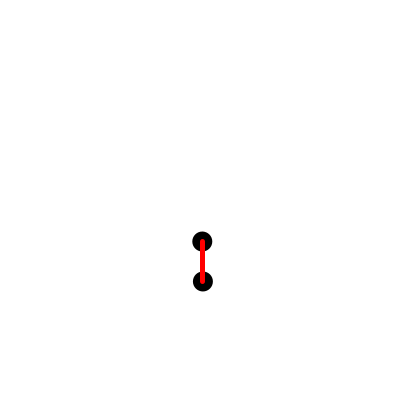
Frame 1 (no input)
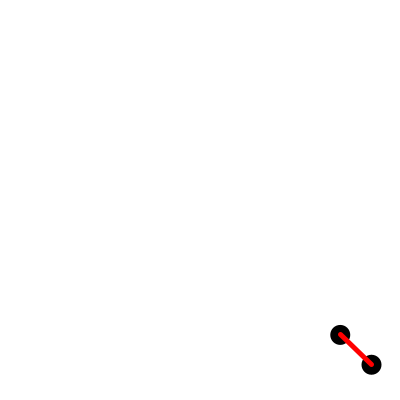
Frame 60 (the mouse pressed at the canvas centre just before this capture)
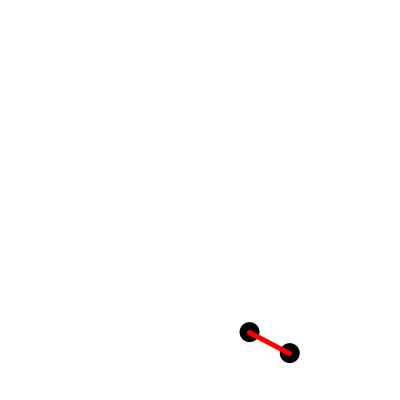
Frame 120 (the mouse held since frame 60 and released just before this capture)

The Processing sketch that drew these frames (run headless with seeded random() and noise(); from frame 60 on, the mouse is pressed at the canvas centre):

// Processing sketch: sketch_6_4
// ── sketch_6_4.pde
/*------------------------------------------------------------
Copyright (c) 2013, Friends of Ed (An Apress Company)
All rights reserved.

The code provided here accompanies the book:

Processing: Creative Coding and Generative Art in Processing 2
By Ira Greenberg, Dianna Xu, and Deepak Kumar
Friends of Ed (An APress Company), 2013
ISBN-13 978-1430244646
Please refer to the associated README for a full disclaimer.
------------------------------------------------------------*/

// Sketch 6-4: Two balls and a stick
ball b1, b2;
stick s;
int stickLen = 80;
void setup() {
  size(400, 400);
  smooth();  
  
  b1 = new ball(width/2, height/2+stickLen/2, 10, color(0));
  b2 = new ball(width/2, height/2+stickLen, 10, color(0));
  s = new stick(b1, b2);
} // setup()
void draw() {
  background(255);
  s.update();
  s.display();
} // draw()


// ── ball.pde
/*------------------------------------------------------------
Copyright (c) 2013, Friends of Ed (An Apress Company)
All rights reserved.

The code provided here accompanies the book:

Processing: Creative Coding and Generative Art in Processing 2
By Ira Greenberg, Dianna Xu, and Deepak Kumar
Friends of Ed (An APress Company), 2013
ISBN-13 978-1430244646
Please refer to the associated README for a full disclaimer.
------------------------------------------------------------*/

// Sketch 6-4: Two balls and a stick

class ball {    // Define the ball class
  // Attributes
  PVector location;  // ball's location
  color ballColor;     // its color
  float radius;          // its radius in pixels
  PVector speed;    // dx and dy

  ball() {    // Default Constructor
    this(random(width), random(height), 10, color(255, 0, 0));
  } // ball()

  ball(float x, float y, float r, color c) {
    location = new PVector(x, y); // set up ball with position (x, y), radius r, color c
    radius = r;        // radius, r pixels
    ballColor = c;  // color, c
    // speed at which the ball travels
    speed = new PVector(random(1, 3), random(1, 3));
  } // ball()
  // Behaviors...
  void display() {
    // display the ball
    // set color attributes
    noStroke();
    fill(ballColor);
    // draw the ball
    ellipse(location.x, location.y, 2*radius, 2*radius);
  } // display()

void move() {
    location.add(speed);
    bounce();
  } // move()
  void bounce() {
    if (location.x > (width-radius)) { // bounce against the right edge
      location.x = width-radius;
      speed.x = -speed.x;
    }
    if (location.x < radius) { // bounce against the left edge
      location.x = radius;
      speed.x = -speed.x;
    }
    if (location.y > (height-radius)) { // bounce against the bottm edge
      location.y = height-radius;
      speed.y = -speed.y;
    }
    if (location.y < radius) { // bounce against the top edge
      location.y = radius;
      speed.y = -speed.y;
    }
  } // bounce()

} // class ball


// ── stick.pde
/*------------------------------------------------------------
Copyright (c) 2013, Friends of Ed (An Apress Company)
All rights reserved.

The code provided here accompanies the book:

Processing: Creative Coding and Generative Art in Processing 2
By Ira Greenberg, Dianna Xu, and Deepak Kumar
Friends of Ed (An APress Company), 2013
ISBN-13 978-1430244646
Please refer to the associated README for a full disclaimer.
------------------------------------------------------------*/

// Sketch 6-4: Two balls and a stick

class stick {
  ball b1, b2;  // the two balls
  float r;      // the length of the stick
  stick(ball b1, ball b2) {
    this.b1 = b1;
    this.b2 = b2;
    // Compute the length of the stick
    // Same as the initial distance between the two balls
    r = b1.location.dist(b2.location);
  } //stick
  void display() {
    // first display the balls
    b1.display();
    b2.display();
   // display the stick
    stroke(255, 0, 0);
    strokeWeight(5);
    line(b1.location.x, b1.location.y, b2.location.x, b2.location.y);
  } // display()

  void update() {
    b1.move();
    b2.move();
    constrainLength();
  } // update()
  
    void constrainLength(){
    float k = 0.1 ;
    PVector delta = PVector.sub(b2.location, b1.location);
    float deltaLength = delta.mag();
    float d = ((deltaLength - r) / deltaLength);
    b1.location.x += delta.x * k * d/2;
    b1.location.y += delta.y * k * d/2;
    b2.location.x -= delta.x * k * d/2;
    b2.location.y -= delta.y * k * d/2;
  } // constrainLength

} // class stick
